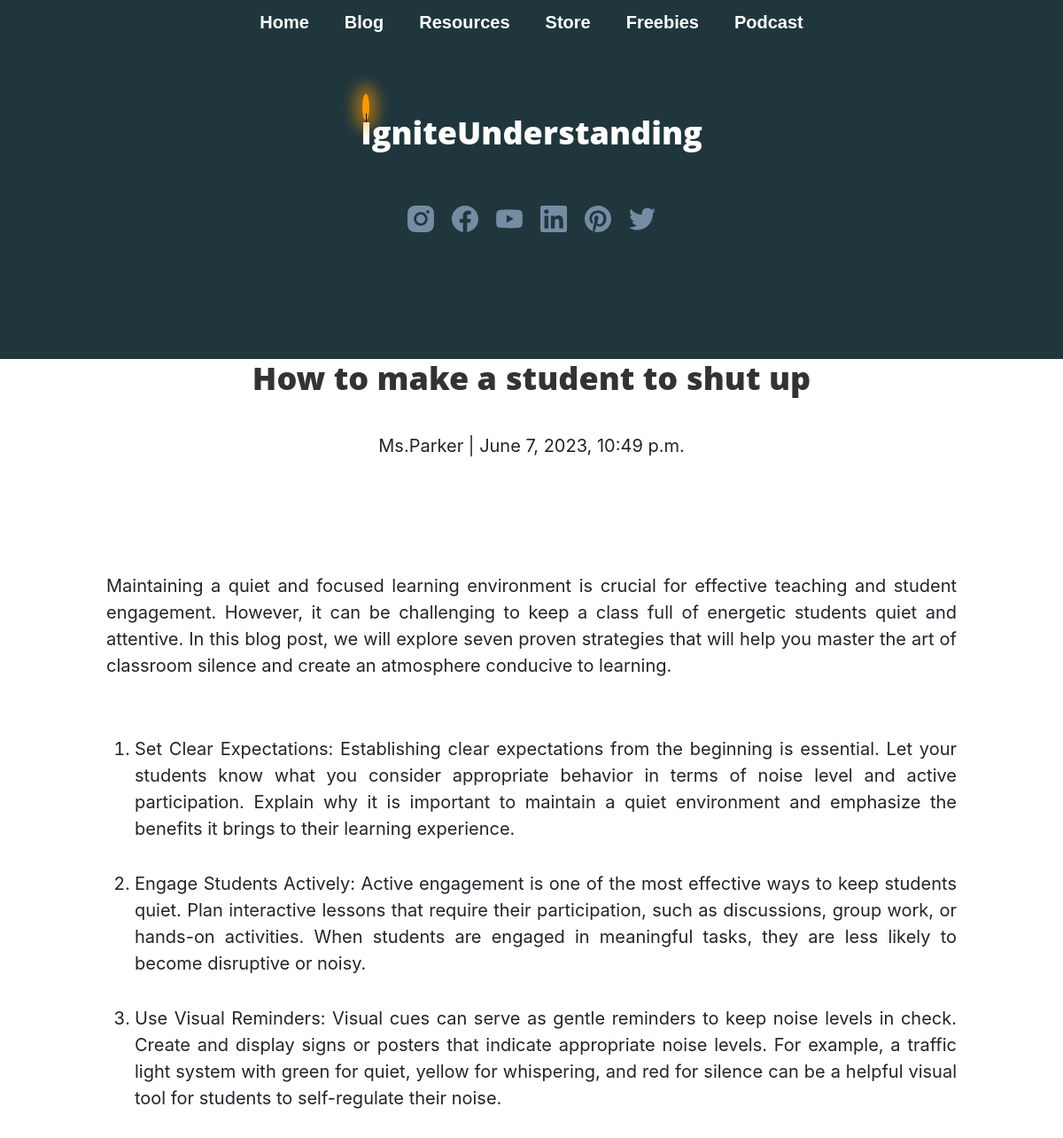
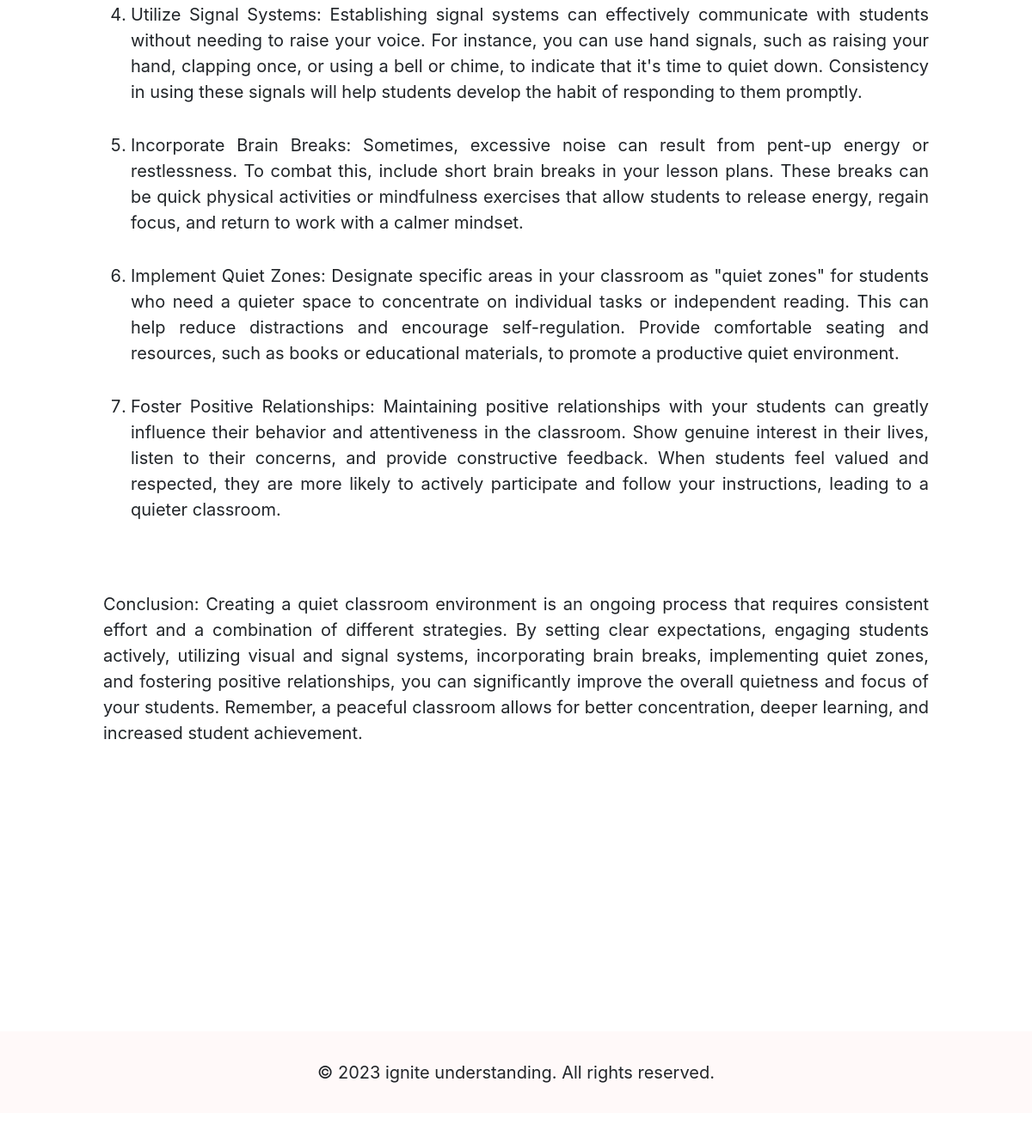
/post/blog5/, run on the app's committed database (2 pictures, top to bottom).
### App/models.py (models this page shows, shortened)
class Post(models.Model):
    CATEGORY_CHOICES = (
        ('Technology', 'Technology'),
        ('Lifestyle', 'Lifestyle'),
        ('Travel', 'Travel'),
        ('Food', 'Food'),
     )
    title=models.CharField(max_length=200,unique=True)
    slug=models.SlugField(max_length=200,unique=True)
    author=models.ForeignKey(User,on_delete=models.CASCADE,related_name='blog_posts')
    created_on=models.DateTimeField(auto_now_add=True)
    updated_on=models.DateTimeField(auto_now=True)
    content=RichTextField(blank=True,null=True)
    status=models.IntegerField(choices=STATUS,default=0)
    thumbnail_url = models.URLField()
    category = models.CharField(max_length=20, choices=CATEGORY_CHOICES)
    class Meta:
        ordering=['-created_on']

### App/views.py (the view)
# urls.py: path('post/<slug:slug>/',views.DetailView.as_view(),name="post_detail"),
class DetailView(generic.DetailView):
    model=Post
    template_name='post_detail.html'

### App/templates/post_detail.html (shortened to what this page needs)
{% extends 'base.html' %}
{% block content %}
<div class="blog_detail">
        <h1>{% block title %} {{ object.title }} {% endblock title %}</h1>
        <p>{{ post.author }} | {{ post.created_on }}</p>
        <p >{{ object.content | safe }}</p>
      </div>
{% endblock content %}

### App/templates/base.html (style rules this page uses)
body { margin: 0; padding: 0; }
h1 { font-size: 36px; color: #333333; margin-top: 0; }

### App/templates/post_detail.html (style rules this page uses)
.blog_detail { display: flex; flex-direction: column; align-items: center; justify-content: center; text-align: justify; margin-left: auto; margin-right: auto; margin-top: auto; max-width: 960px; }

### data on the page
Post: title "How to make a student to shut up", author "Ms.Parker", created_on "June 7, 2023, 10:49 p.m.", content "Maintaining a quiet and focused learning environment is crucial for effective teaching and student engagement. However, it can be challenging to keep a class full of energetic students quiet and attentive. In this blog post, we will explore seven proven strategies that will help you master the art of classroom silence and create an atmosphere conducive to learning. Set Clear Expectations: Establishing clear expectations from the beginning is essential. Let your students know what you consider appropriate behavior in terms of noise level and active participation. Explain why it is important to maintain a quiet environment and emphasize the benefits it brings to their learning experience.…"
